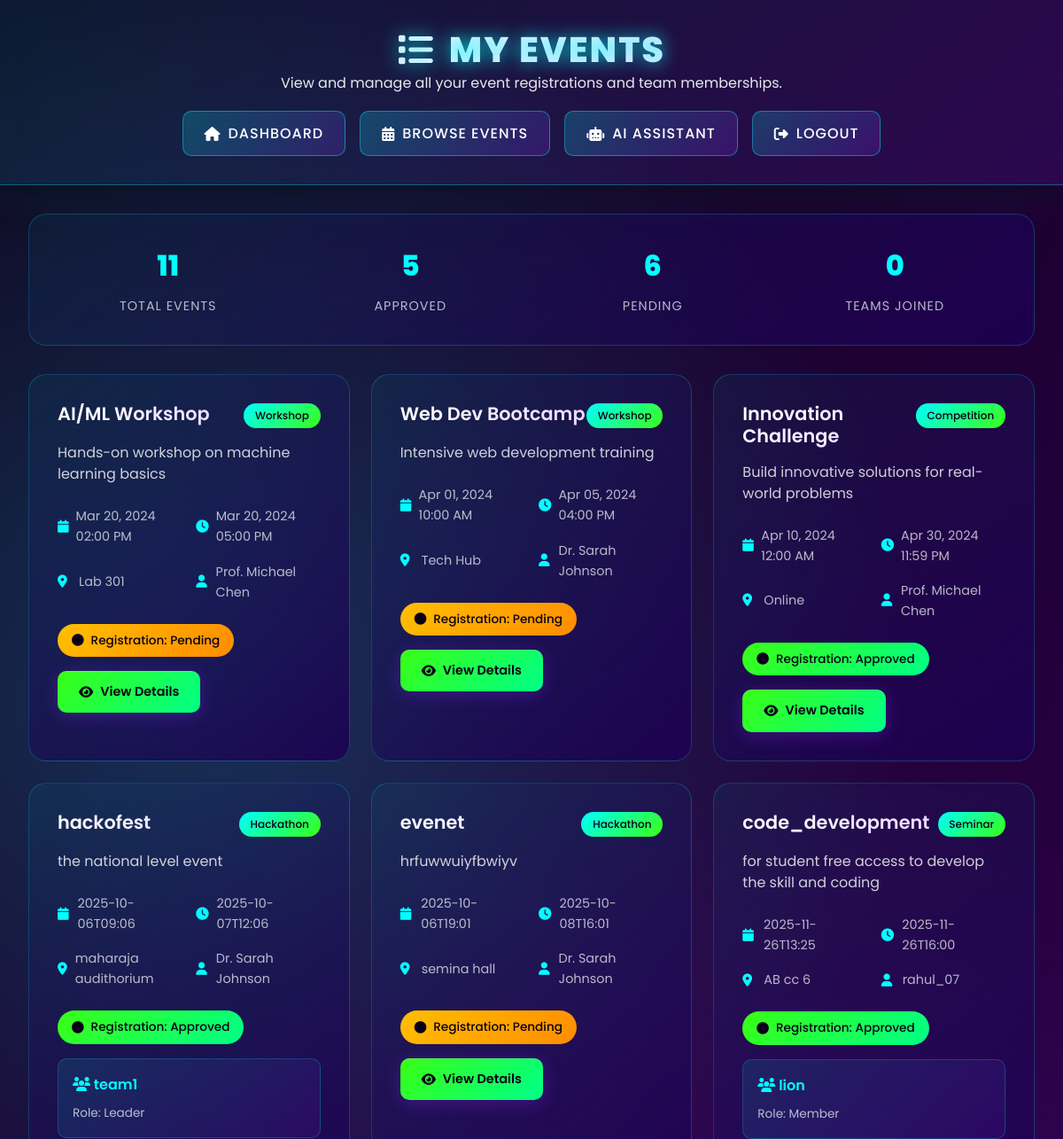
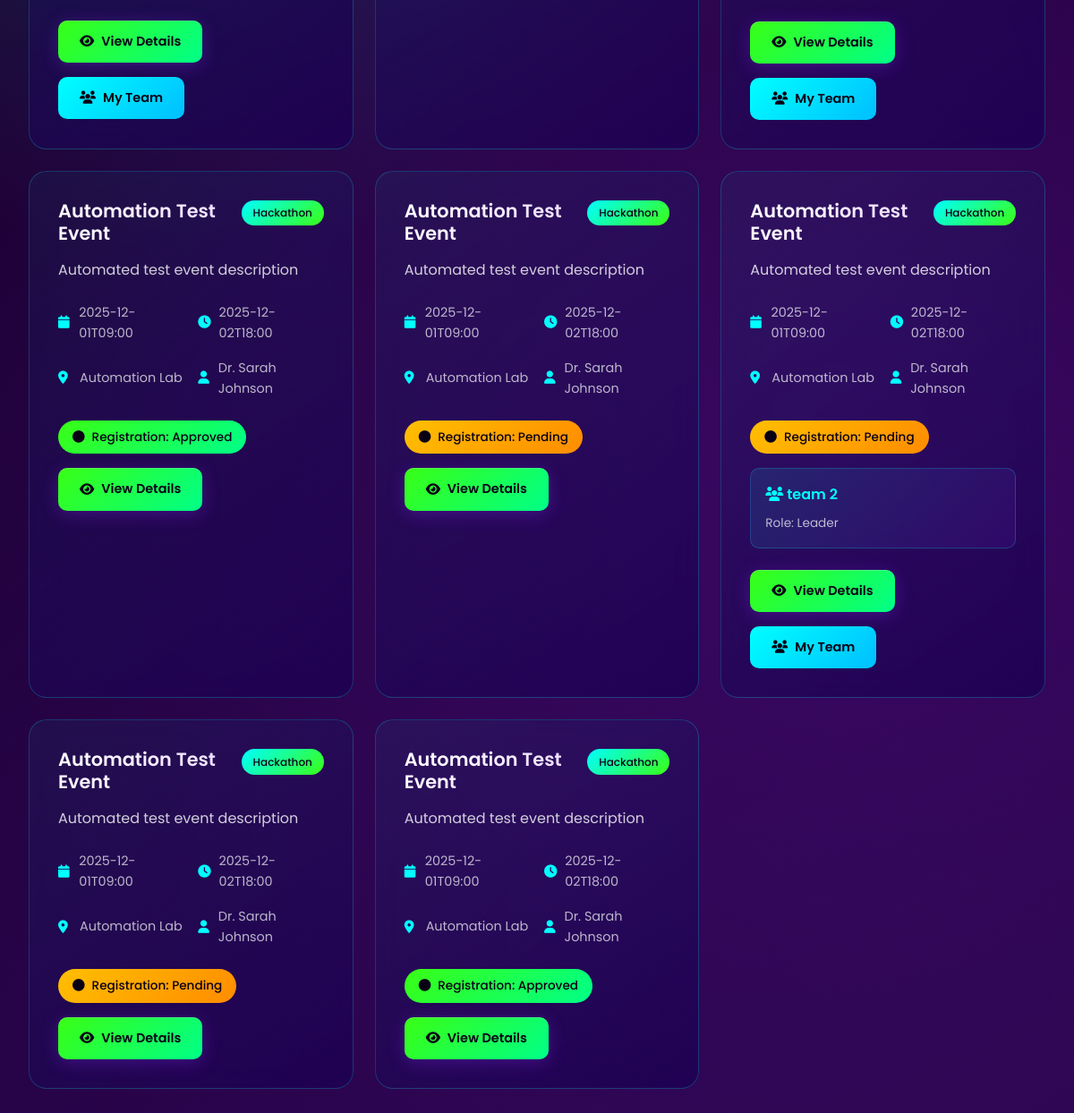
Screenshot of /events/my-events (signed in) with the database file from the repository (2 pictures, top to bottom).
### tables this page shows
CREATE TABLE event_registrations (
            id INTEGER PRIMARY KEY AUTOINCREMENT,
            event_id INTEGER NOT NULL,
            user_id INTEGER NOT NULL,
            team_id INTEGER,
            registration_status TEXT DEFAULT 'pending' CHECK(registration_status IN ('pending', 'approved', 'rejected', 'waitlist')),
            registered_at TIMESTAMP DEFAULT CURRENT_TIMESTAMP,
            approved_at TIMESTAMP,
            notes TEXT,
            FOREIGN KEY (event_id) REFERENCES events(id) ON DELETE CASCADE,
            FOREIGN KEY (user_id) REFERENCES users(id) ON DELETE CASCADE,
            FOREIGN KEY (team_id) REFERENCES teams(id) ON DELETE SET NULL,
            UNIQUE(event_id, user_id)
        );

CREATE TABLE events (
            id INTEGER PRIMARY KEY AUTOINCREMENT,
            title TEXT NOT NULL,
            description TEXT NOT NULL,
            event_type TEXT NOT NULL CHECK(event_type IN ('hackathon', 'competition', 'workshop', 'seminar', 'project', 'other')),
            event_code TEXT UNIQUE NOT NULL,
            manager_id INTEGER NOT NULL,
            start_date TIMESTAMP NOT NULL,
            end_date TIMESTAMP NOT NULL,
            registration_deadline TIMESTAMP NOT NULL,
            venue TEXT,
            max_participants INTEGER,
            max_team_size INTEGER DEFAULT 5,
            min_team_size INTEGER DEFAULT 1,
            is_team_event BOOLEAN DEFAULT 1,
            status TEXT DEFAULT 'upcoming' CHECK(status IN ('draft', 'upcoming', 'ongoing', 'completed', 'cancelled')),
            banner_image TEXT,
            resources_link TEXT,
            prize_pool TEXT,
            created_at TIMESTAMP DEFAULT CURRENT_TIMESTAMP,
            updated_at TIMESTAMP DEFAULT CURRENT_TIMESTAMP, requires_abstract BOOLEAN DEFAULT 0, location TEXT, created_by INTEGER, team_size INTEGER DEFAULT 1, requires_approval BOOLEAN DEFAULT 1, category TEXT, image_url TEXT, external_link TEXT, is_active BOOLEAN DEFAULT 1, abstract_required BOOLEAN DEFAULT 0, abstract_deadline TIMESTAMP, max_abstract_length INTEGER DEFAULT 500, join_policy TEXT NOT NULL DEFAULT 'open',
            FOREIGN KEY (manager_id) REFERENCES users(id) ON DELETE CASCADE
        );

CREATE TABLE users (
            id INTEGER PRIMARY KEY AUTOINCREMENT,
            username TEXT NOT NULL UNIQUE,
            email TEXT NOT NULL UNIQUE,
            password TEXT NOT NULL,
            full_name TEXT NOT NULL,
            role TEXT NOT NULL CHECK(role IN ('student', 'event_manager', 'admin')),
            is_verified BOOLEAN DEFAULT 0,
            otp TEXT,
            profile_picture TEXT,
            bio TEXT,
            department TEXT,
            year INTEGER,
            last_login TIMESTAMP,
            created_at TIMESTAMP DEFAULT CURRENT_TIMESTAMP,
            updated_at TIMESTAMP DEFAULT CURRENT_TIMESTAMP
        );

CREATE TABLE "teams" (
                    id INTEGER PRIMARY KEY AUTOINCREMENT,
                    name TEXT NOT NULL,
                    description TEXT,
                    leader_id INTEGER,
                    event_id INTEGER,
                    created_at TIMESTAMP DEFAULT CURRENT_TIMESTAMP,
                    updated_at TIMESTAMP DEFAULT CURRENT_TIMESTAMP,
                    invitation_code TEXT UNIQUE, has_submitted_abstract BOOLEAN DEFAULT 0, abstract_status TEXT DEFAULT 'not_required' CHECK(abstract_status IN ('not_required', 'draft', 'submitted', 'plagiarism_check', 'pending_review', 'approved', 'rejected', 'auto_approved')), is_open BOOLEAN DEFAULT 1, is_public BOOLEAN DEFAULT 0, max_members INTEGER DEFAULT 5, team_code TEXT, status TEXT DEFAULT "forming",
                    FOREIGN KEY (leader_id) REFERENCES users (id),
                    FOREIGN KEY (event_id) REFERENCES events (id) ON DELETE CASCADE
                );

CREATE TABLE team_members (
            id INTEGER PRIMARY KEY AUTOINCREMENT,
            team_id INTEGER NOT NULL,
            user_id INTEGER NOT NULL,
            role TEXT DEFAULT 'member',
            status TEXT DEFAULT 'pending' CHECK(status IN ('pending', 'active', 'inactive', 'removed')),
            contribution_score INTEGER DEFAULT 0,
            joined_at TIMESTAMP DEFAULT CURRENT_TIMESTAMP,
            left_at TIMESTAMP,
            FOREIGN KEY (team_id) REFERENCES teams(id) ON DELETE CASCADE,
            FOREIGN KEY (user_id) REFERENCES users(id) ON DELETE CASCADE,
            UNIQUE(team_id, user_id)
        );

### blueprints/events.py (the view)
@events_bp.route('/my-events')
@login_required
def my_events():
    if current_user.role != 'student':
        flash('This page is for students only.', 'danger')
        return redirect(url_for('main.dashboard'))
    conn = get_db_connection()
    events = conn.execute(
        """SELECT e.*, er.registration_status, er.registered_at, u.full_name as manager_name
           FROM event_registrations er
           JOIN events e ON er.event_id = e.id
           JOIN users u ON e.manager_id = u.id
           WHERE er.user_id = ?
           ORDER BY e.start_date ASC""",
        (current_user.id,)
    ).fetchall()
    teams = {}
    for event in events:
        team = conn.execute(
            """SELECT t.*, tm.role as member_role
               FROM teams t
               JOIN team_members tm ON t.id = tm.team_id
               WHERE t.event_id = ? AND tm.user_id = ? AND tm.status = 'active'""",
            (event['id'], current_user.id)
        ).fetchone()
        teams[event['id']] = team
    conn.close()
    return render_template('my_events.html',
                         user=current_user,
                         events=events,
                         teams=teams)

### app.py (called while the page is built)
@login_manager.user_loader
def load_user(user_id):
    return User.get(user_id)

@app.template_filter('format_date')
def format_date(date_string, format='%b %d, %Y'):
    if not date_string:
        return 'No date'
    try:
        if isinstance(date_string, str):
            for fmt in ['%Y-%m-%d %H:%M:%S', '%Y-%m-%d', '%Y-%m-%dT%H:%M:%S']:
                try:
                    date_obj = datetime.strptime(date_string, fmt)
                    return date_obj.strftime(format)
                except ValueError:
                    continue
            return date_string
        else:
            return date_string.strftime(format)
    except Exception:
        return str(date_string)

@app.template_filter('format_datetime')
def format_datetime(datetime_string, format='%b %d, %Y %I:%M %p'):
    return format_date(datetime_string, format)

### models.py (called while the page is built)
def get_db_connection():
    try:
        conn = sqlite3.connect('database.db')
        conn.row_factory = sqlite3.Row
        conn.execute("PRAGMA foreign_keys = ON")
        return conn
    except sqlite3.Error as e:
        print(f"Database connection error: {e}")
        raise

    @property
    def is_authenticated(self):
        return True

    @staticmethod
    def get(user_id):
        conn = get_db_connection()
        user = conn.execute("SELECT * FROM users WHERE id = ?", (user_id,)).fetchone()
        conn.close()
        if not user:
            return None
        return User(
            id=user['id'],
            username=user['username'],
            email=user['email'],
            password=user['password'],
            role=user['role'],
            is_verified=user['is_verified'],
            otp=user['otp'],
            last_login=user['last_login'] if 'last_login' in user.keys() else None,
            profile_picture=user['profile_picture'] if 'profile_picture' in user.keys() else None,
            full_name=user['full_name'] if 'full_name' in user.keys() else None
        )

### templates/my_events.html (shortened to what this page needs)
<!DOCTYPE html>
<html lang="en">
<head>
  <link href="https://cdnjs.cloudflare.com/ajax/libs/font-awesome/6.4.0/css/all.min.css" rel="stylesheet">
  <link href="{{ url_for('static', filename='futuristic-violet.css') }}" rel="stylesheet">
</head>
<body>
  <header class="page-header" role="banner">
    <h1><i class="fas fa-list"></i> My Events</h1>
    <p style="color: rgba(255, 255, 255, 0.9); margin-bottom: 1rem;">View and manage all your event registrations and team memberships.</p>
    <nav class="nav" role="navigation" aria-label="Student Navigation">
      <a href="{{ url_for('main.dashboard') }}"><i class="fas fa-home"></i> Dashboard</a>
      <a href="{{ url_for('events.browse_events') }}"><i class="fas fa-calendar-alt"></i> Browse Events</a>
      <a href="{{ url_for('chatbot') }}"><i class="fas fa-robot"></i> AI Assistant</a>
      <a href="{{ url_for('auth.logout') }}"><i class="fas fa-sign-out-alt"></i> Logout</a>
    </nav>
  </header>
  <main class="content-wrapper">
    <div class="stats-summary">
      <div class="stat-item">
        <div class="stat-number">{{ events|length }}</div>
        <div class="stat-label">Total Events</div>
      </div>
      <div class="stat-item">
        <div class="stat-number">{{ events|selectattr('registration_status', 'equalto', 'approved')|list|length }}</div>
        <div class="stat-label">Approved</div>
      </div>
      <div class="stat-item">
        <div class="stat-number">{{ events|selectattr('registration_status', 'equalto', 'pending')|list|length }}</div>
        <div class="stat-label">Pending</div>
      </div>
      <div class="stat-item">
        <div class="stat-number">{{ teams|selectattr('value')|list|length }}</div>
        <div class="stat-label">Teams Joined</div>
      </div>
    </div>
    {% if events %}
      <div class="events-grid">
        {% for event in events %}
          <div class="event-card">
            <div class="event-header">
              <h3 class="event-title">{{ event.title }}</h3>
              <span class="event-type">{{ event.event_type|title }}</span>
            </div>
            <p class="event-description">{{ event.description|truncate(150) }}</p>
            <div class="event-details">
              <div class="detail-item">
                <i class="fas fa-calendar"></i>
                <span>{{ event.start_date|format_datetime }}</span>
              </div>
              <div class="detail-item">
                <i class="fas fa-clock"></i>
                <span>{{ event.end_date|format_datetime }}</span>
              </div>
              <div class="detail-item">
                <i class="fas fa-map-marker-alt"></i>
                <span>{{ event.venue or 'Online' }}</span>
              </div>
              <div class="detail-item">
                <i class="fas fa-user"></i>
                <span>{{ event.manager_name }}</span>
              </div>
            </div>
            <div class="registration-status status-{{ event.registration_status }}">
              <i class="fas fa-circle"></i>
              Registration: {{ event.registration_status|title }}
            </div>
            {% if teams[event.id] %}
              <div class="team-info">
                <div class="team-name">
                  <i class="fas fa-users"></i> {{ teams[event.id].name }}
                </div>
                <div class="team-role">
                  Role: {{ teams[event.id].member_role|title or 'Member' }}
                </div>
              </div>
            {% endif %}
            <div class="event-actions">
              <a href="{{ url_for('events.event_details', event_id=event.id) }}" class="btn-primary">
                <i class="fas fa-eye"></i> View Details
              </a>
              {% if teams[event.id] %}
                <a href="{{ url_for('events.team_details', team_id=teams[event.id].id) }}" class="btn-secondary">
                  <i class="fas fa-users"></i> My Team
                </a>
              {% endif %}
            </div>
          </div>
        {% endfor %}
      </div>
    {% endif %}
  </main>
</body>
</html>

### static/futuristic-violet.css (style rules this page uses)
:root { --violet-950: #0a0015; --violet-900: #1a0033; --violet-850: #240042; --violet-800: #2d0052; --violet-700: #3d0066; --violet-600: #5200a3; --violet-500: #6b00d4; --violet-400: #8b2cf7; --violet-300: #a855f7; --violet-200: #c084fc; --violet-100: #e9d5ff; --violet-50: #faf5ff; --neon-cyan: #00ffff; --neon-cyan-dark: #00cccc; --neon-magenta: #ff00ff; --neon-magenta-dark: #cc00cc; --neon-yellow: #ffff00; --neon-yellow-dark: #cccc00; --neon-pink: #ff1493; --neon-blue: #00bfff; --neon-green: #39ff14; --glow-violet: rgba(139, 44, 247, 0.6); --glow-cyan: rgba(0, 255, 255, 0.5); --glow-magenta: rgba(255, 0, 255, 0.5); --glow-pink: rgba(255, 20, 147, 0.5); --glow-white: rgba(255, 255, 255, 0.3); --bg-primary: linear-gradient(135deg, #0a0015 0%, #1a0033 50%, #240042 100%); --bg-secondary: linear-gradient(135deg, #240042 0%, #2d0052 100%); --bg-card: linear-gradient(145deg, rgba(29, 0, 82, 0.9), rgba(36, 0, 66, 0.95)); --bg-hover: linear-gradient(145deg, rgba(82, 0, 163, 0.2), rgba(139, 44, 247, 0.1)); --text-primary: #ffffff; --text-secondary: #e9d5ff; --text-muted: #c084fc; --text-accent: var(--neon-cyan); --shadow-glow: 0 0 20px var(--glow-violet); --shadow-neon: 0 0 30px var(--glow-cyan); --shadow-card: 0 8px 32px rgba(0, 0, 0, 0.4), 0 0 80px rgba(139, 44, 247, 0.1); --shadow-hover: 0 12px 48px rgba(0, 0, 0, 0.5), 0 0 120px rgba(139, 44, 247, 0.3); --font-display: 'Poppins', sans-serif; --font-body: 'Inter', sans-serif; --font-accent: 'Montserrat', sans-serif; --radius-sm: 8px; --radius-md: 12px; --radius-lg: 16px; --radius-xl: 24px; --radius-2xl: 32px; --radius-full: 9999px; --transition-fast: all 0.2s cubic-bezier(0.4, 0, 0.2, 1); --transition-base: all 0.3s cubic-bezier(0.4, 0, 0.2, 1); --transition-slow: all 0.5s cubic-bezier(0.4, 0, 0.2, 1); }
* { margin: 0; padding: 0; box-sizing: border-box; }
html { scroll-behavior: smooth; font-size: 16px; }
body { font-family: var(--font-body); color: var(--text-primary); line-height: 1.6; background: var(--bg-primary); min-height: 100vh; overflow-x: hidden; position: relative; }
body::before { content: ''; position: fixed; top: 0; left: 0; right: 0; bottom: 0; background-image: radial-gradient(circle at 20% 50%, rgba(139, 44, 247, 0.1) 0%, transparent 50%), radial-gradient(circle at 80% 80%, rgba(0, 255, 255, 0.05) 0%, transparent 50%), radial-gradient(circle at 40% 20%, rgba(255, 0, 255, 0.05) 0%, transparent 50%); animation: gradient-shift 15s ease infinite; background-size: 200% 200%; pointer-events: none; z-index: 1; }
h1, h2, h3, h4, h5, h6 { font-family: var(--font-display); font-weight: 700; line-height: 1.2; margin-bottom: 1rem; background: linear-gradient(135deg, #ffffff, #e9d5ff); -webkit-background-clip: text; -webkit-text-fill-color: transparent; background-clip: text; }
h1 { font-size: 3rem; font-weight: 800; text-transform: uppercase; letter-spacing: 2px; text-shadow: 0 0 40px var(--glow-violet); margin-bottom: 2rem; }
h3 { font-size: 1.75rem; font-weight: 600; }
p { color: var(--text-secondary); line-height: 1.8; margin-bottom: 1rem; }
a { color: var(--neon-cyan); text-decoration: none; transition: var(--transition-base); }
.btn-primary, button[type="submit"] { background: linear-gradient(135deg, var(--violet-500), var(--violet-600)); color: white; border-color: var(--violet-400); box-shadow: 0 4px 20px rgba(139, 44, 247, 0.3), inset 0 1px 0 rgba(255, 255, 255, 0.2); }
.btn-secondary { background: rgba(255, 255, 255, 0.05); color: var(--text-primary); border: 1px solid rgba(255, 255, 255, 0.2); backdrop-filter: blur(10px); }
.nav { display: flex; gap: 2rem; list-style: none; justify-content: center; flex-wrap: wrap; }
.nav a { color: var(--text-secondary); font-weight: 500; text-transform: uppercase; letter-spacing: 1px; padding: 0.5rem 1rem; border-radius: var(--radius-md); transition: var(--transition-base); position: relative; }
.nav a::after { content: ''; position: absolute; bottom: -2px; left: 50%; width: 0; height: 2px; background: linear-gradient(90deg, var(--neon-cyan), var(--violet-400)); transform: translateX(-50%); transition: width 0.3s ease; }

### rows the page displays
event_registrations: title "AI/ML Workshop", event_type "Workshop", description "Hands-on workshop on machine learning basics", start_date "Mar 20, 2024 02:00 PM", end_date "Mar 20, 2024 05:00 PM", venue "Lab 301", manager_name "Prof. Michael Chen", registration_status "Pending"
event_registrations: title "Web Dev Bootcamp", event_type "Workshop", description "Intensive web development training", start_date "Apr 01, 2024 10:00 AM", end_date "Apr 05, 2024 04:00 PM", venue "Tech Hub", manager_name "Dr. Sarah Johnson", registration_status "Pending"
event_registrations: title "Innovation Challenge", event_type "Competition", description "Build innovative solutions for real-world problems", start_date "Apr 10, 2024 12:00 AM", end_date "Apr 30, 2024 11:59 PM", venue "Online", manager_name "Prof. Michael Chen", registration_status "Approved"
event_registrations: title "hackofest", event_type "Hackathon", description "the national level event", start_date "2025-10-06T09:06", end_date "2025-10-07T12:06", venue "maharaja audithorium", manager_name "Dr. Sarah Johnson", registration_status "Approved"
teams: name "team1"
team_members: role "Leader"
event_registrations: title "evenet", event_type "Hackathon", description "hrfuwwuiyfbwiyv", start_date "2025-10-06T19:01", end_date "2025-10-08T16:01", venue "semina hall", manager_name "Dr. Sarah Johnson", registration_status "Pending"
event_registrations: title "code_development", event_type "Seminar", description "for student free access to develop the skill and coding", start_date "2025-11-26T13:25", end_date "2025-11-26T16:00", venue "AB cc 6", manager_name "rahul_07", registration_status "Approved"
teams: name "lion"
team_members: role "Member"
event_registrations: title "Automation Test Event", event_type "Hackathon", description "Automated test event description", start_date "2025-12-01T09:00", end_date "2025-12-02T18:00", venue "Automation Lab", manager_name "Dr. Sarah Johnson", registration_status "Approved"
event_registrations: title "Automation Test Event", event_type "Hackathon", description "Automated test event description", start_date "2025-12-01T09:00", end_date "2025-12-02T18:00", venue "Automation Lab", manager_name "Dr. Sarah Johnson", registration_status "Pending"
event_registrations: title "Automation Test Event", event_type "Hackathon", description "Automated test event description", start_date "2025-12-01T09:00", end_date "2025-12-02T18:00", venue "Automation Lab", manager_name "Dr. Sarah Johnson", registration_status "Pending"
teams: name "team 2"
team_members: role "Leader"
event_registrations: title "Automation Test Event", event_type "Hackathon", description "Automated test event description", start_date "2025-12-01T09:00", end_date "2025-12-02T18:00", venue "Automation Lab", manager_name "Dr. Sarah Johnson", registration_status "Pending"
event_registrations: title "Automation Test Event", event_type "Hackathon", description "Automated test event description", start_date "2025-12-01T09:00", end_date "2025-12-02T18:00", venue "Automation Lab", manager_name "Dr. Sarah Johnson", registration_status "Approved"

### other values shown
{{ events|length }} "11"
{{ teams|selectattr('value')|list|length }} "0"
